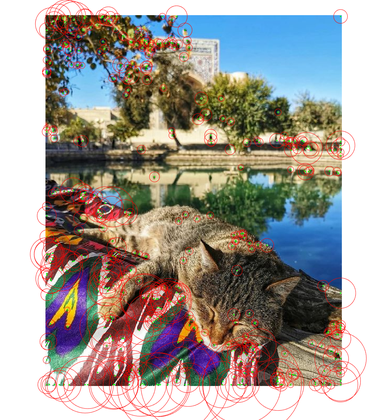
%> input picture COMPUTER VISION (CSI4116.01-00)/hw3/my_image_harris.png, 388 x 420 px, shrunk from 1153 x 1247 before the run
$ octave --eval "result = extract_keypoints(imread('my_image_harris.png'));"   (GNU Octave 9; MATLAB toolbox functions it lacks are replaced by stand-ins)
%> lines starting %> are read from the running program, lines starting %| are printed output that depends on the picture
function [x, y, scores, Ih, Iv] = extract_keypoints(image)
%% extract_keypoints
% input:
%   image: colored image. Not grayscale or double yet.
% output:
%   x: n x 1 vector of x (col) locations that survive non-maximum suppression.
%   y: n x 1 vector of y (row) locations that survive non-maximum suppression.
%   scores: n x 1 vector of R scores of the keypoints correponding to (x,y).
%   Ih: x- (horizontal) gradient. Also appeared as Ix in the slides.
%   Iv: y- (vertical) gradient. Also appeared as Iy in the slides.

% The kernels are provided, but you can try other kernels.
Ih_kernel = [1 0 -1; ...
             2 0 -2; ...
             1 0 -1];
Iv_kernel = Ih_kernel';

%% [10 pts] Part A: Setup (Implement yourself)
k = 0.05;
window_size = 5;

% Convert the input image to grayscale and double
input_image = double(rgb2gray(image));
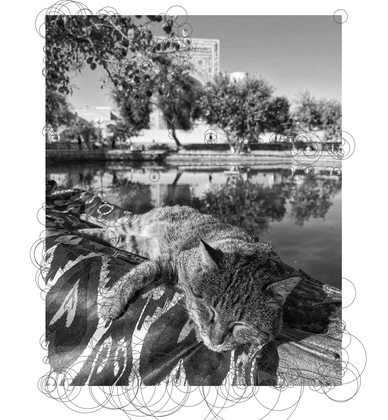
%> input_image: size 420x388 double; min 0, max 255, mean 159.4

% Compute horizontal and vertical image gradients (Ih and Iv)
Ih = imfilter(input_image, Ih_kernel);
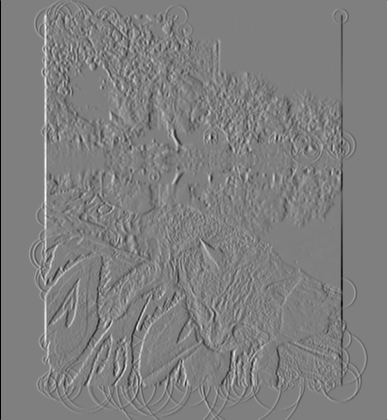
%> Ih: size 420x388 double; min -1020, max 1020, mean 0; drawn with min black and max white
Iv = imfilter(input_image, Iv_kernel);
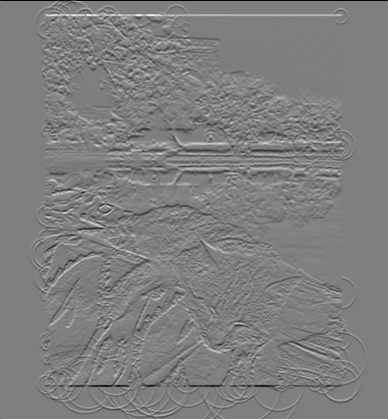
%> Iv: size 420x388 double; min -1020, max 1020, mean 0; mean of the top-left, top-right, bottom-left and bottom-right quarters -0.3, 0.3, 0.2, -0.3; drawn with min black and max white

% Initialize the R score matrix
[rows, cols] = size(input_image);
%> rows = 420; cols = 388
R = zeros(rows, cols);

%% [15 pts] Part B: R score matrix (Implement yourself)
for i = 3:(rows - 2)
    for j = 3:(cols - 2)
        % Compute the M matrix for the current window
        window_Ih = Ih(i-2:i+2, j-2:j+2);
        window_Iv = Iv(i-2:i+2, j-2:j+2);

        M = [sum(sum(window_Ih.^2)), sum(sum(window_Ih .* window_Iv));
             sum(sum(window_Ih .* window_Iv)), sum(sum(window_Iv.^2))];

        % Compute the R score for the current pixel
        R(i, j) = det(M) - k * trace(M)^2;
    end
end
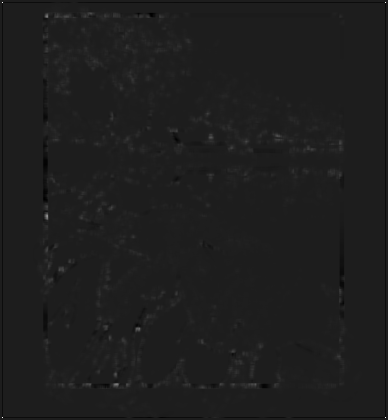
%> R: size 420x388 double; min -2.32e+12, max 1.77e+13, mean 5.72e+10; drawn with min black and max white

%% Part C: Thresholding R scores (Provided to you, do not modify)
% Threshold standards is arbitrary, but for this assignment, I set the
% value of the 1th percentile R as the threshold. So we only keep the
% largest 1% of the R scores (that are not -Inf) and their locations.
R_non_inf = R(~isinf(R));
top_R = sort(R_non_inf(:), 'descend');
R_threshold = top_R(round(length(top_R)*0.01));
%> R_threshold = 1.05e+12
R(R < R_threshold) = -Inf;

%% [15 pts] Part D: Non-maximum Suppression (Implement yourself)
% Initialize the output variables
x = [];
y = [];
scores = [];

% Perform non-maximum suppression
for i = 1:size(input_image, 1)
    for j = 1:size(input_image, 2)
        if R(i, j) == -Inf
            continue;  % Skip suppressed keypoints
        end

        % Define the neighboring indices
        neighbors = [
            i-1, j-1; i-1, j; i-1, j+1;
            i, j-1; i, j+1;
            i+1, j-1; i+1, j; i+1, j+1;
        ];

        % Check if R(i,j) is greater than its neighbors
        is_max = all(R(i, j) >= R(sub2ind(size(R), neighbors(:, 1), neighbors(:, 2))));

        if is_max
            % This is a keypoint, save its information
            x = [x; j];
            y = [y; i];
            scores = [scores; R(i, j)];
        end
    end
end
%> after the loop, scores = 236 values, max 1.77e+13 at index 1, min 1.05e+12 at index 74, mean 2.11e+12; x = 236 values, max 386 at index 2, min 3 at index 1, mean 159.2; y = 236 values from 3 to 418
%> `result = extract_keypoints(imread('my_image_harris.png'));`: result has the same summary as x in extract_keypoints
